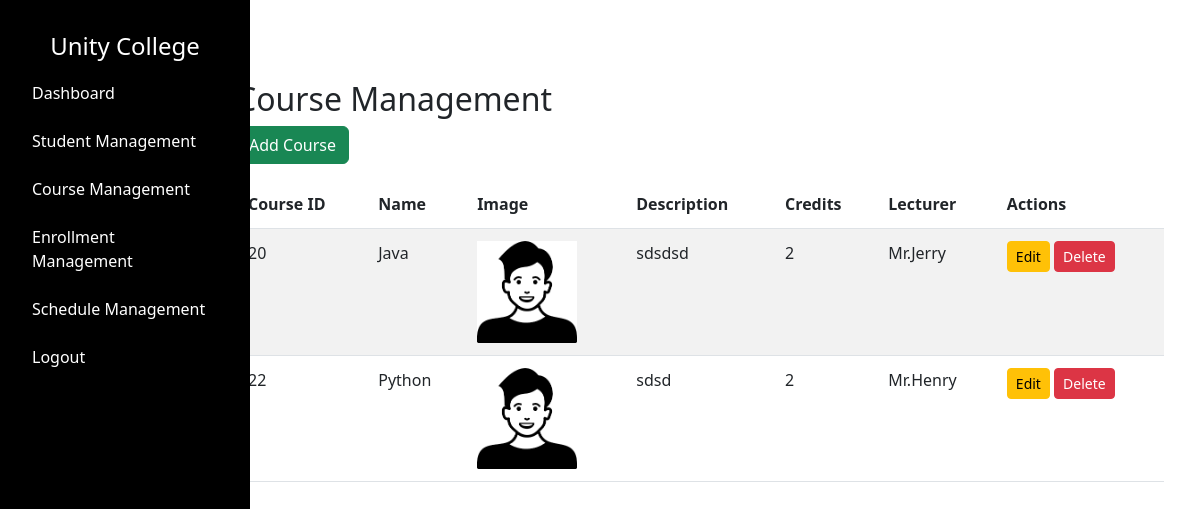
Page /admin/courses (signed in) on the earlier database version.
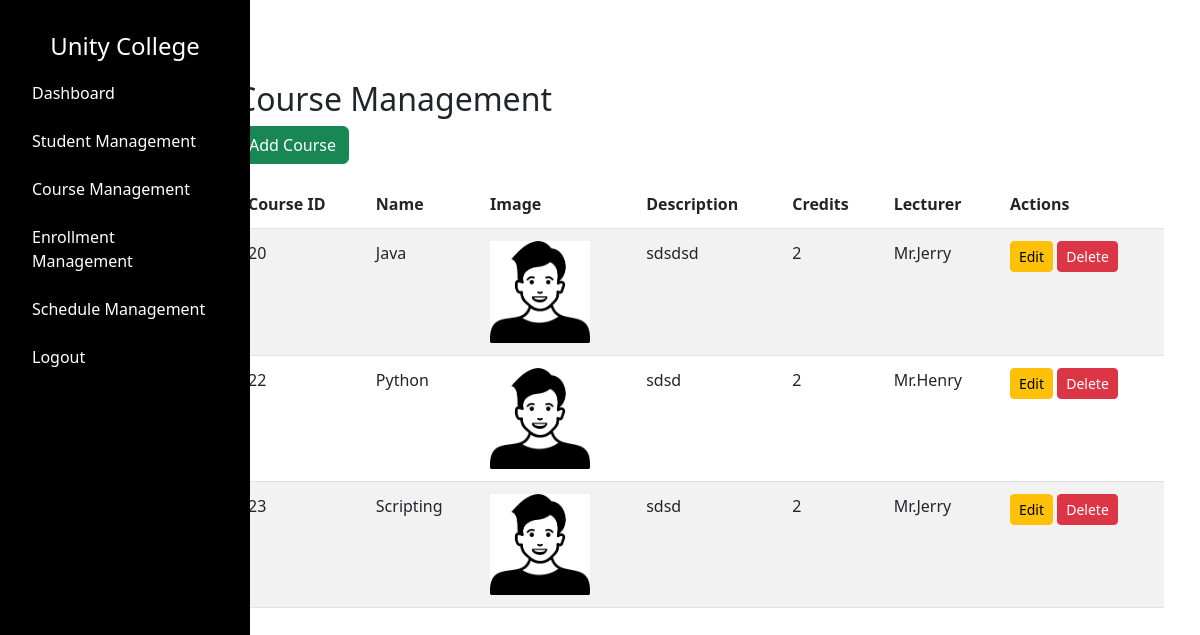
Same page on the later database version.
### tables this page shows
CREATE TABLE "course" (
    "id" INTEGER PRIMARY KEY AUTOINCREMENT,
    "name" TEXT NOT NULL,
    "image" TEXT NOT NULL,
    "description" TEXT NOT NULL,
    "credits" INTEGER NOT NULL,
    "lecturer" TEXT NOT NULL
);

### app.py (the view)
@app.route("/admin/courses", methods=["GET"])
def admin_view_courses():
    if 'username' not in session or session.get('user_type') != 'admin':
        return redirect(url_for('admin_login'))
    username = session.get('username')
    courses = query_db("SELECT * FROM course")
    courses_list = []
    for course in courses:
        course_dict = {
            "id": course[0],
            "name": course[1],
            "image": course[2],
            "description": course[3],
            "credits": course[4],
            "lecturer": course[5],
        }
        courses_list.append(course_dict)
    return render_template("admin/courses.html", courses=courses_list, username=username, time=time)

### dbcontroller.py (called while the page is built)
def get_db_connection():
    return sqlite3.connect(DATABASE)

def query_db(query, args=(), one=False):
    con = get_db_connection()
    with closing(con.cursor()) as cur:
        cur.execute(query, args)
        rv = cur.fetchall()
        if one:
            return rv[0] if rv else None
        return rv

### templates/admin/courses.html (shortened to what this page needs)
{% extends "/admin/layout.html" %} {% block content %}
<link href="/static/css/admin/coursemgmt.css" rel="stylesheet" />
<div class="container mt-5">
  <h2>Course Management</h2>
  <a href="{{ url_for('add_course') }}" class="btn btn-success mb-3"
    >Add Course</a
  >
  <div class="table-responsive">
    <table class="table table-striped">
      <thead>
        <tr>
          <th>Course ID</th>
          <th>Name</th>
          <th>Image</th>
          <th>Description</th>
          <th>Credits</th>
          <th>Lecturer</th>
          <th>Actions</th>
        </tr>
      </thead>
      <tbody>
        {% for course in courses %}
        <tr>
          <td>{{ course['id'] }}</td>
          <td>{{ course['name'] }}</td>
          <td>
            <img
              src="{{ url_for('static', filename='images/courses/' ~ course['image']) }}?v={{ time.time() }}"
              class="course-img"
              alt="Course Image"
            />
          </td>
          <td>{{ course['description'] }}</td>
          <td>{{ course['credits'] }}</td>
          <td>{{ course['lecturer'] }}</td>
          <td>
            <a
              href="{{ url_for('edit_course', course_id=course['id']) }}"
              class="btn btn-warning btn-sm"
              >Edit</a
            >
            <form
              action="{{ url_for('delete_course', id=course['id']) }}"
              method="post"
              style="display: inline"
            >
              <button
                type="submit"
                class="btn btn-danger btn-sm"
                onclick="return confirm('Are you sure you want to delete this course?')"
              >
                Delete
              </button>
            </form>
          </td>
        </tr>
        {% endfor %}
      </tbody>
    </table>
  </div>
</div>
{% endblock %}

### templates/admin/layout.html (shortened to what this page needs)
<!DOCTYPE html>
<html lang="en">
  <head>
    <link href="/static/css/admin/layout.css" rel="stylesheet" />
    <link
      href="https://cdn.jsdelivr.net/npm/bootstrap@5.3.0/dist/css/bootstrap.min.css"
      rel="stylesheet"
    />
    <link
      href="https://cdnjs.cloudflare.com/ajax/libs/font-awesome/6.0.0-beta3/css/all.min.css"
      rel="stylesheet"
    />
  </head>
  <body>
    <div class="container-fluid">
      <div class="row">
        <nav id="sidebar" class="col-md-3 col-lg-2 d-md-block custom-sidebar">
          <div class="position-sticky">
            <h4 class="text-center mt-3">Unity College</h4>
            <ul class="nav flex-column">
              <li class="nav-item">
                <a
                  class="nav-link active"
                  href="{{ url_for('admin_dashboard') }}"
                  >Dashboard</a
                >
              </li>
              <li class="nav-item">
                <a class="nav-link" href="{{ url_for('admin_view_students') }}"
                  >Student Management</a
                >
              </li>
              <li class="nav-item">
                <a class="nav-link" href="{{ url_for('admin_view_courses') }}"
                  >Course Management</a
                >
              </li>
              <li class="nav-item">
                <a class="nav-link" href="{{url_for('admin_view_enrollment')}}"
                  >Enrollment Management</a
                >
              </li>
              <li class="nav-item">
                <a class="nav-link" href="{{url_for('admin_view_schedules')}}"
                  >Schedule Management</a
                >
              </li>
              <li class="nav-item">
                {% if username %}
                <a class="nav-link" href="{{ url_for('admin_logout') }}"
                  >Logout</a
                >
                {% else %}
                <a class="nav-link" href="{{ url_for('admin_login') }}"
                  >Login</a
                >
                {% endif %}
              </li>
            </ul>
          </div>
        </nav>
        <main class="col-md-9 ms-sm-auto col-lg-10 px-4 main-content">
          {% block content %}{% endblock %}
        </main>
      </div>
    </div>
  </body>
</html>

### static/css/admin/layout.css (style rules this page uses)
body { font-family: Arial, sans-serif; margin: 0; }
#sidebar.custom-sidebar { background-color: #000000; color: #ffffff; height: 100vh; padding-top: 1rem; position: fixed; top: 0; left: 0; width: 250px; transition: transform 0.3s ease, width 0.3s ease; transform: translateX(0); z-index: 1000; }
#sidebar.custom-sidebar .nav-link { color: #ffffff; padding: 0.75rem 1.25rem; transition: background-color 0.3s ease; }
.main-content { margin-left: 250px; padding: 2rem; transition: margin-left 0.3s ease, padding 0.3s ease; }

### static/css/admin/coursemgmt.css (style rules this page uses)
.course-img { max-width: 100px; height: auto; }
.table td, .table th { padding: 0.75rem; }
.table { margin-bottom: 1rem; background-color: transparent; }

Differences in the rows shown:
added course: id "23", name "Scripting", image (picture), description "sdsd", credits "2", lecturer "Mr.Jerry"
